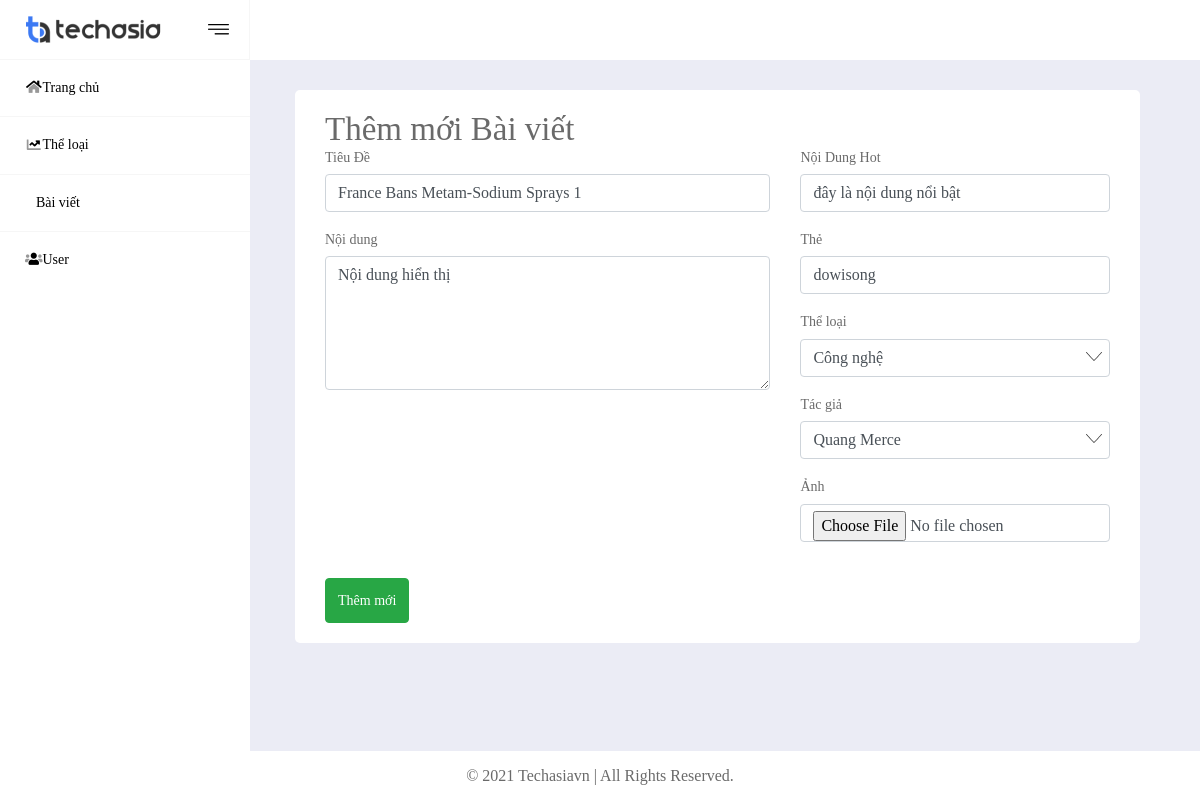
Page /posts/update?id=1 on the committed database.
### tables this page shows
CREATE TABLE IF NOT EXISTS `post` (
  `id` bigint(20) unsigned NOT NULL AUTO_INCREMENT,
  `title` varchar(500) NOT NULL,
  `contentHot` varchar(1000) NOT NULL,
  `slug` varchar(300) DEFAULT NULL,
  `image` varchar(500) NOT NULL,
  `tag` varchar(500) DEFAULT NULL,
  `content` longtext COMMENT 'nội dung bài viết dạng html',
  `view-count` int(11) NOT NULL DEFAULT '0',
  `user_id` bigint(20) unsigned DEFAULT NULL,
  `cate_id` bigint(20) unsigned DEFAULT NULL,
  `created_at` timestamp NOT NULL DEFAULT CURRENT_TIMESTAMP,
  `updated_at` timestamp NOT NULL DEFAULT CURRENT_TIMESTAMP,
  PRIMARY KEY (`id`),
  KEY `post_id_index` (`id`),
  KEY `post_tag_index` (`tag`),
  KEY `post_user_id_index` (`user_id`),
  KEY `post_typepost_id_index` (`cate_id`),
  CONSTRAINT `post_typepost_id_foreign` FOREIGN KEY (`cate_id`) REFERENCES `category` (`id`) ON DELETE CASCADE,
  CONSTRAINT `post_user_id_foreign` FOREIGN KEY (`user_id`) REFERENCES `user` (`id`) ON DELETE CASCADE
);

CREATE TABLE IF NOT EXISTS `category` (
  `id` bigint(20) unsigned NOT NULL AUTO_INCREMENT,
  `name` varchar(500) NOT NULL,
  `created_at` timestamp NOT NULL DEFAULT CURRENT_TIMESTAMP,
  `updated_at` timestamp NOT NULL DEFAULT CURRENT_TIMESTAMP,
  PRIMARY KEY (`id`),
  KEY `type_post_id_index` (`id`)
);

CREATE TABLE IF NOT EXISTS `user` (
  `id` bigint(20) unsigned NOT NULL AUTO_INCREMENT,
  `image` varchar(400) NOT NULL COMMENT 'Avatar',
  `name` varchar(255) NOT NULL COMMENT 'Tên đầy đủ',
  `slug` varchar(300) DEFAULT NULL,
  `phone` varchar(20) DEFAULT NULL COMMENT 'Số điện thoại',
  `email` varchar(50) NOT NULL COMMENT 'Địa chỉ Email',
  `address` varchar(200) DEFAULT NULL COMMENT 'Địa chỉ',
  `gender` tinyint(4) DEFAULT NULL COMMENT 'Giới tính',
  `birthday` datetime DEFAULT '1912-01-01 00:00:00' COMMENT 'Ngày sinh',
  `info` varchar(1000) DEFAULT NULL COMMENT 'Thông tin thêm',
  `password` varchar(255) NOT NULL COMMENT 'Mật khẩu đăng nhập',
  `level` tinyint(4) NOT NULL DEFAULT '2' COMMENT 'Cấp độ phân quyền: 1: Tài khoản hệ thống - 2: Tài khoản viết bài - 3: Tài khoản quản lý bài viết - 4: Tài khoản biên tập sản phẩm/dự án - 5: Tài khoản quản lý sản phẩm/dự án ',
  `created_at` timestamp NOT NULL DEFAULT CURRENT_TIMESTAMP,
  `updated_at` timestamp NOT NULL DEFAULT CURRENT_TIMESTAMP,
  PRIMARY KEY (`id`),
  UNIQUE KEY `users_email_unique` (`email`),
  KEY `users_id_index` (`id`)
);

### Core/Controller.php (called while the page is built, shortened)
<?php
class Controller{
	public function model($model){
		$filter = filter_var(rtrim($model, "/"), FILTER_SANITIZE_URL);
		return new $modelUrl[1];
	}
	public function view($view, $data=[]){
		require_once 'Views/'.$view.'.php';
	}
}
?>

### Controllers/admin/posts.php (called while the page is built, shortened)
<?php
 class Posts extends Controller
 {
 	public function update(){
 		$postUpdate = $this->model('admin/PostsModel');
 		$this->view('Admin/master',[
 			"Page"=>'post_edit',
 			'data'=>$postUpdate->update()
 		]);
 	}
 }
?>

### Core/App.php (called while the page is built, shortened)
<?php
 class App{
 	protected $action= "index";
 	function __Construct(){
 		$action_ = $this->action;
 		$arr = $this->UrlProcess();
 		if (file_exists('Controllers/admin/'.$arr[0].'.php')) {
		    $controller_ = $arr[0];
		    unset($arr[0]);
		}
	    $controller_ = new $controller_;
	    if (isset($arr[1])) {
	    	if (method_exists($controller_, $arr[1])) {
	    		$action_ = $arr[1];
    		unset($arr[1]);
	    	}
	    }
	    $params_ = $arr ? array_values($arr) : [];
	    call_user_func_array([$controller_,$action_],$params_);
 	}
 	function UrlProcess(){
 		if (isset($_GET['url'])) {
 			$filter = filter_var(rtrim($_GET['url'], "/"), FILTER_SANITIZE_URL);
 			return explode("/", $filter);
 		}
 	}
 }
?>

### index.php (called while the page is built, shortened)
<?php
 require_once "Core/App.php";
 require_once "Core/Controller.php";
 require_once "Core/database.php";
	$myController = new App();
?>

### Core/database.php (called while the page is built, shortened)
<?php
class database {
    private $servername = 'localhost';
    private $username = 'root';
    private $password = '';
    private $dbname = 'mvc_blog';
    function __construct(){
      $sql = "mysql:host=$this->servername;dbname=$this->dbname";
  		$this->conn = new PDO($sql, $this->username,"$this->password",[
  			PDO:: MYSQL_ATTR_INIT_COMMAND => 'SET NAMES utf8',
  			PDO:: ATTR_DEFAULT_FETCH_MODE => PDO::FETCH_OBJ
  		]);
    }
}

### Models/admin/PostsModel.php (called while the page is built, shortened)
<?php
	class PostsModel extends database{
		public function update(){
			try{
				$id= $_GET['id'];
				$sql_ = "SELECT * FROM post WHERE post.id = $id";
				$stmt= $this->conn->prepare($sql_);
				$stmt->execute();
				$red = $stmt->fetch(PDO::FETCH_BOTH);
				$getCateId = "SELECT category.id, category.name FROM category";
				$cateId = $this->conn->prepare($getCateId);
				$cateId -> setFetchMode(PDO::FETCH_OBJ);
				$cateId->execute();
				$queryCate = $cateId->fetchAll();
				$getUserId = "SELECT user.id, user.name FROM user";
				$userId = $this->conn->prepare($getUserId);
				$userId -> setFetchMode(PDO::FETCH_OBJ);
				$userId->execute();
				$queryUser = $userId->fetchAll();
				return ['select'=>$red,'categories'=>$queryCate,'users'=>$queryUser];
			}catch (PDOException $e){
				echo $e->getMessage();
				return [];
			}
		}
	}
?>

### Views/Admin/post_edit.php (the view, shortened to what this page needs)
<form action="" method="POST">
                <div class="container-fluid">
                <div class="row">
                    <div class="col-lg-12">
                        <h1 class="page-header">Thêm mới Bài viết
                        </h1>
                    </div>
            <div class="col-md-7">
                <div class="form-group">
                  <label for="">Tiêu Đề</label>
                  <input type="text" class="form-control" id="input" name="title" value="<?= $data['data']['select']['title'] ?>" placeholder="Tiêu Đề">
                </div>
                <div class="form-group">
                  <label for="">Nội dung</label>
                  <textarea name="content" id="content" class="form-control" rows="5" placeholder="Nội Dung..." value=""><?= $data['data']['select']['content'] ?>
                  </textarea>
                </div>
            </div>
            <div class="col-md-5">
                <div class="form-group">
                    <label for="">Nội Dung Hot</label>
                    <input type="text" class="form-control" name="contentHot" placeholder="Giới hạn 70 kí tự" value="<?= $data['data']['select']['contentHot'] ?>">
                </div>
                <div class="form-group">
                    <label for="">Thẻ</label>
                    <input type="text" class="form-control" name="tag" placeholder="Thẻ tag" value="<?= $data['data']['select']['tag'] ?>">
                </div>
                <div class="form-group">
                    <label for="">Thể loại</label>
                    <select name="cate_id" class="form-control">
                        <?php foreach ($data['data']['categories'] as $val){ ?>
                            <option value="<?= $val->id ?>" <?= $data['data']['select']['cate_id'] == $val->id ? 'selected' : '' ?>><?= $val->name ?></option>
                        <?php } ?>
                    </select>
                </div>
                <div class="form-group">
                    <label for="">Tác giả</label>
                    <select name="user_id" class="form-control">
                        <?php foreach ($data['data']['users'] as $val){ ?>
                            <option value="<?= $val->id ?>" <?= $data['data']['select']['user_id'] == $val->id ? 'selected' : '' ?>><?= $val->name ?></option>
                        <?php } ?>
                    </select>
                </div>
                <div class="form-group">
                  <label for="">Ảnh</label>
                  <input type="file" class="form-control" id="select_img" required="required" name="image">
                </div>
            </div>
                </div>
                <button type="submit" name="submit" class="btn btn-success">Thêm mới</button>
            </div>
            </form>

### Assets/Admin_asset/css/style.css (style rules this page uses)
:root { --color-gray: #EBECF5; --color-main: #FFFFFF; --color-main-green:#3C79F3; --color-border: #F6F6F6; --padding-item-control: 9px 17px 9px 17px; --margin-layout:30px; --font-bold: "Quicksand-Bold"; --font-rugular: "Quicksand-Medium"; }
* { margin: 0; padding: 0; }
*,*::before, *::after { box-sizing: border-box; }
body { font-family: var(--font-rugular); font-size: 14px;color:#6A6A6A;line-height: 16.41px; }
h1,h2,h3,h4,h5,h6 { margin-bottom: 0; font-family: var(--font-bold);font-size: 14px }
h1 { font-size: 33px; }
body { background: var(--color-gray) }
body button { background: var(--color-main-green) }
body .container-fluid { background: #fff;border-radius: 5px;padding: 20px 30px;position: relative; }
body textarea { min-height: 126px }
body button { color: #fff;transition:.2s;border:1px solid var(--color-main-green);border-radius: 3px; height: 35px; }
input,button,button:focus,select,textarea { outline: none;outline-style: none;border: 0px;margin:0;box-shadow:none!important; height: 35px }
button.btn { font-size: 14px; height: 45px }
form .form-group, .wrapper-details .row,main .wrapper-details .row.row-name, form .form-row .form-group { margin-bottom: 20px }
button { height: 45px }
select { -webkit-appearance: none;color: #666666;-moz-appearance: none;background-image: url("../images/arrow-down.png");background-repeat: no-repeat;background-position-x: 97.5%;background-position-y:12px; padding-right: 30px }

### rows in the picture
post: title "France Bans Metam-Sodium Sprays 1", content "Nội dung hiển thị", contentHot "đây là nội dung nổi bật", tag "dowisong", cate_id "Công nghệ", user_id "Quang Merce"
